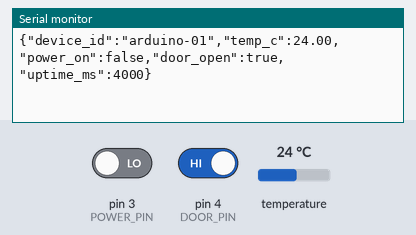
The sketch below on a simulated Arduino Uno, built with avr-gcc and run on an emulated ATmega328P. On the bench: the last lines printed to the serial monitor. The test bench sets the inputs (shaded band); at power-on: pin 3 (POWER_PIN) LOW, pin 4 (DOOR_PIN) HIGH, temperature 24 °C.

Above: at 5.5 s.
5.6 s: pin 3 (POWER_PIN) driven HIGH
At 7.1 s:
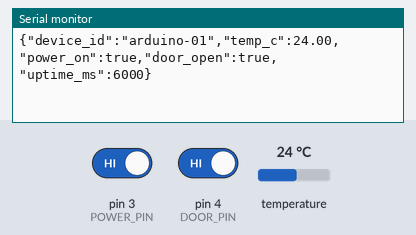
10.2 s: pin 4 (DOOR_PIN) driven LOW
At 11.3 s:
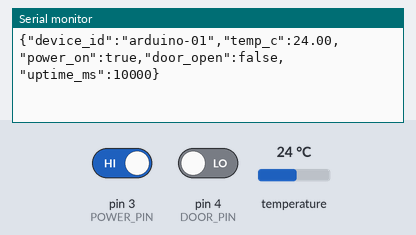
14.2 s: pin 3 (POWER_PIN) driven LOW
At 15.5 s:
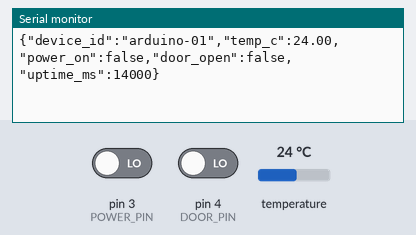
18.2 s: temperature set to 12 °C
At 19.8 s:
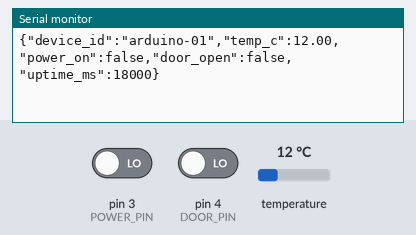
24.7 s: temperature set to 19 °C
At 25.6 s:
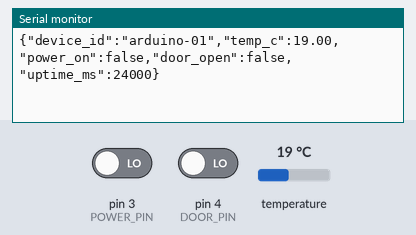
27.8 s: pin 4 (DOOR_PIN) driven HIGH
At 29.8 s:
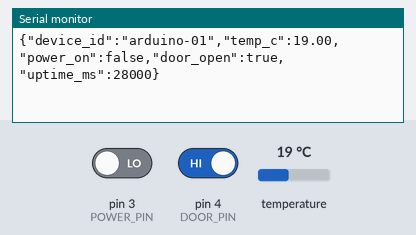
Timing chart, 0 to 31.3 s (numbered marks = the images above; inputs shaded):
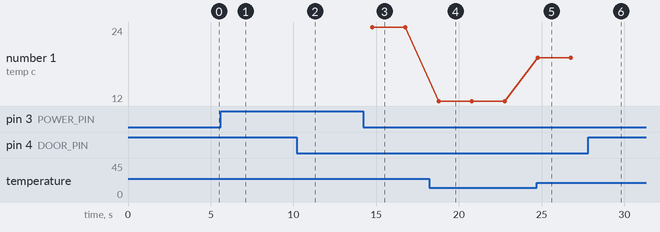

The sketch:

freshswitch_sensor.ino
```cpp
#include <OneWire.h>
#include <DallasTemperature.h>

const char* DEVICE_ID = "arduino-01";
const uint8_t TEMP_PIN = 2;
const uint8_t POWER_PIN = 3;
const uint8_t DOOR_PIN = 4;
const unsigned long INTERVAL_MS = 2000;

OneWire oneWire(TEMP_PIN);
DallasTemperature sensors(&oneWire);
unsigned long lastSent = 0;

void setup() {
  Serial.begin(9600);
  pinMode(POWER_PIN, INPUT);
  pinMode(DOOR_PIN, INPUT_PULLUP);
  sensors.begin();
}

void loop() {
  unsigned long now = millis();
  if (now - lastSent < INTERVAL_MS) {
    return;
  }
  lastSent = now;
  sensors.requestTemperatures();
  float temp = sensors.getTempCByIndex(0);
  bool powerOn = digitalRead(POWER_PIN) == HIGH;
  bool doorOpen = digitalRead(DOOR_PIN) == HIGH;
  Serial.print("{\"device_id\":\"");
  Serial.print(DEVICE_ID);
  Serial.print("\",\"temp_c\":");
  if (temp == DEVICE_DISCONNECTED_C) {
    Serial.print("null");
  } else {
    Serial.print(temp, 2);
  }
  Serial.print(",\"power_on\":");
  Serial.print(powerOn ? "true" : "false");
  Serial.print(",\"door_open\":");
  Serial.print(doorOpen ? "true" : "false");
  Serial.print(",\"uptime_ms\":");
  Serial.print(now);
  Serial.println("}");
}
```

Measured:
- after the input at 5.6 s, the serial monitor: prints a new line after 1.2 s (image 1)
- after the input at 10.2 s, the serial monitor: prints a new line after 0.56 s (image 2)
- after the input at 14.2 s, the serial monitor: prints a new line after 0.56 s (image 3)
- after the input at 18.2 s, the serial monitor: prints a new line after 0.57 s (image 4)
- after the input at 24.7 s, the serial monitor: prints a new line after 0.06 s (image 5)
- after the input at 27.8 s, the serial monitor: prints a new line after 0.96 s (image 6)
- plotted number 1: 24 → 12 after the input at 18.2 s, 12 → 19 after the input at 24.7 s
